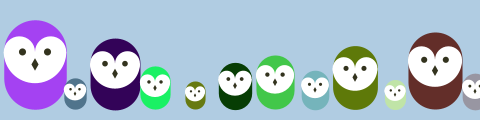
Frame 1 (no input)
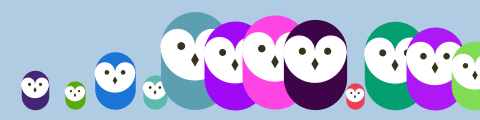
Frame 60 (the mouse pressed at the canvas centre just before this capture)
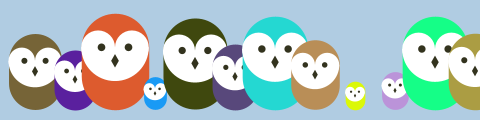
Frame 120 (the mouse held since frame 60 and released just before this capture)

The Processing sketch that drew these frames (run headless with seeded random() and noise(); from frame 60 on, the mouse is pressed at the canvas centre):

// Processing sketch: Random_Owls
// ── Random_Owls.pde
void setup() {
  size(480,120);
}

void draw() {
  background(176,204,226);
  for (int i = 35; i < width + 40; i += 40) {
    int one = int(random(0,255));
    int two = int(random(0,255));
    int three = int(random(0,255));
    int gray = int(random(0,102));
    float scalar = random(0.25, 1.0);
    owl(i,110, one, two, three, gray, scalar);
  }
}

void owl(int x, int y, int one, int two, int three, int g, float s) {
  pushMatrix();
  translate(x,y);
  scale(s);
  stroke(one,two,three);
  strokeWeight(70);
  line(0,-35,0,-65);
  noStroke();
  fill(255);
  ellipse(-17.5,-65,35,35);
  ellipse(17.5,-65,35,35);
  arc(0,-65,70,70,0,PI);
  fill(51,51,30);
  ellipse(-14,-65,8,8);
  ellipse(14,-65,8,8);
  quad(0,-58,4,-51,0,-44,-4,-51);
  popMatrix();
}
